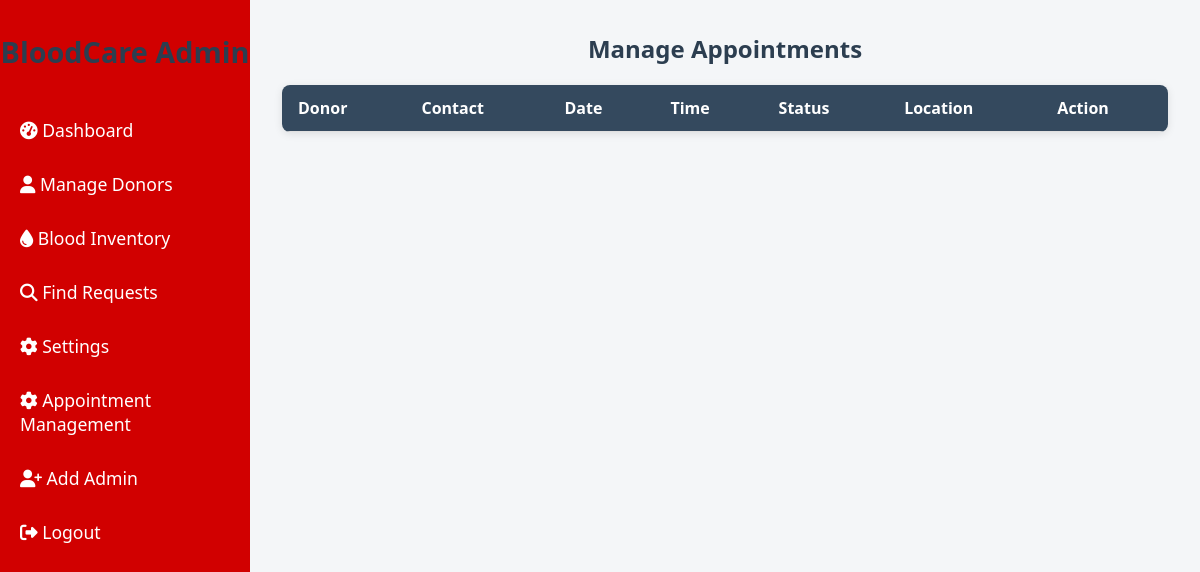
/admin_appointments.php (signed in), run on an earlier commit of the app's database.
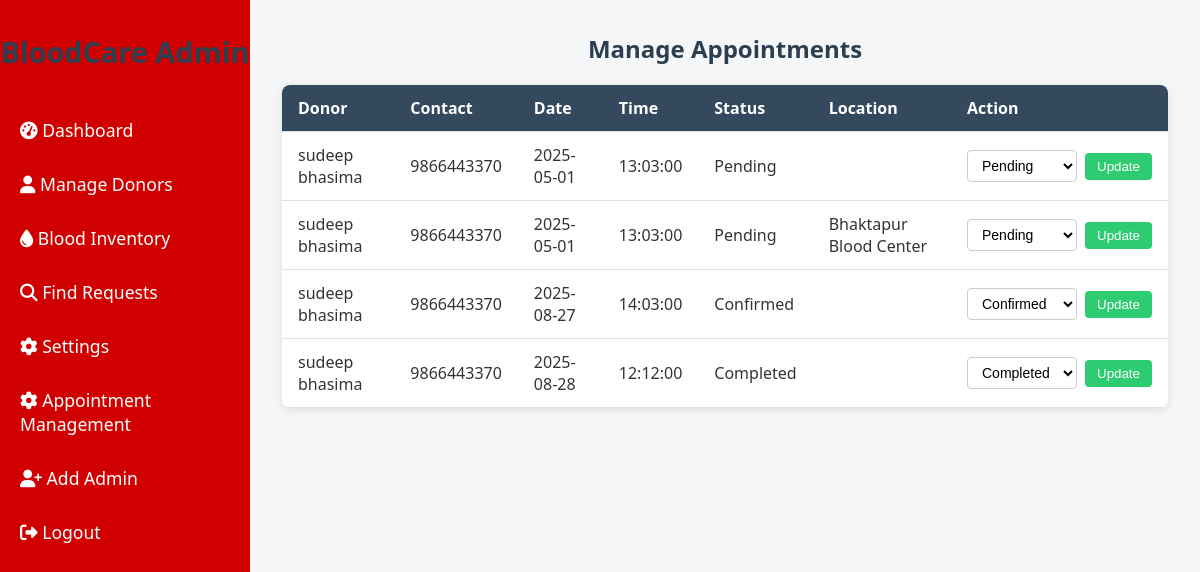
And on a later commit of the database.
### tables this page shows
CREATE TABLE `appointments` (
  `id` int(11) NOT NULL,
  `doners_id` int(11) NOT NULL,
  `appointment_date` date NOT NULL,
  `appointment_time` time NOT NULL,
  `status` enum('Pending','Confirmed','Completed','Cancelled') DEFAULT 'Pending',
  `created_at` timestamp NOT NULL DEFAULT current_timestamp(),
  `location` varchar(255) DEFAULT NULL
);

CREATE TABLE `doners` (
  `id` int(11) NOT NULL,
  `name` varchar(100) NOT NULL,
  `age` tinyint(4) NOT NULL,
  `gender` varchar(10) NOT NULL,
  `contact` varchar(25) NOT NULL,
  `email` varchar(150) NOT NULL,
  `password` varchar(255) NOT NULL,
  `blood_group` varchar(5) NOT NULL,
  `location` varchar(100) NOT NULL,
  `last_donation_date` date DEFAULT NULL,
  `times_donated` int(11) DEFAULT 0,
  `status` varchar(50) DEFAULT NULL
);

### admin_appointments.php (the view, shortened to what this page needs)
<?php
include 'connection.php';
$result = mysqli_query($con, "
    SELECT a.*, d.name, d.contact
    FROM appointments a
    JOIN doners d ON a.doners_id = d.id
    ORDER BY a.appointment_date
");
?>
<!DOCTYPE html>
<html lang="en">
<head>
    <link rel="stylesheet" href="https://cdnjs.cloudflare.com/ajax/libs/font-awesome/6.4.0/css/all.min.css">
</head>
<body>
<div class="sidebar">
    <h2>BloodCare Admin</h2>
    <ul>
        <li><a href="admin_dashboard.php"><i class="fas fa-tachometer-alt"></i> Dashboard</a></li>
        <li><a href="manage_donors.php"><i class="fas fa-user"></i> Manage Donors</a></li>
        <li><a href="blood_inventory.php"><i class="fas fa-tint"></i> Blood Inventory</a></li>
        <li><a href="finds_requests.php"><i class="fas fa-search"></i> Find Requests</a></li>
        <li><a href="admin_update.php"><i class="fas fa-cog"></i> Settings</a></li>
        <li><a href="admin_appointments.php"><i class="fas fa-cog"></i> Appointment Management</a></li>
        <li><a href="admin_register.php"><i class="fas fa-user-plus"></i> Add Admin</a></li>
        <li><a href="admin_logout.php"><i class="fas fa-sign-out-alt"></i> Logout</a></li>
    </ul>
</div>
<div class="main-content">
    <h2>Manage Appointments</h2>
    <table>
        <tr>
            <th>Donor</th>
            <th>Contact</th>
            <th>Date</th>
            <th>Time</th>
            <th>Status</th>
            <th>Location</th>
            <th>Action</th>
        </tr>
        <?php while ($row = mysqli_fetch_assoc($result)) { ?>
        <tr>
            <td><?= htmlspecialchars($row['name']) ?></td>
            <td><?= htmlspecialchars($row['contact']) ?></td>
            <td><?= htmlspecialchars($row['appointment_date']) ?></td>
            <td><?= htmlspecialchars($row['appointment_time']) ?></td>
            <td><?= htmlspecialchars($row['status']) ?></td>
            <td><?= htmlspecialchars($row['location']) ?></td>
            <td>
                <form method="POST">
                    <select name="status">
                        <?php
                        $statuses = ['Pending', 'Confirmed', 'Completed', 'Cancelled'];
                        foreach ($statuses as $s) {
                            $selected = ($row['status'] === $s) ? 'selected' : '';
                            echo "<option value=\"$s\" $selected>$s</option>";
                        }
                        ?>
                    </select>
                    <input type="submit" name="update_status" value="Update">
                </form>
            </td>
        </tr>
        <?php } ?>
    </table>
</div>
</body>
</html>

What changed in the data, as far as the page shows it:
added appointments: doners.name "sudeep bhasima", doners.contact "9866443370", appointment_date "2025-05-01", appointment_time "13:03:00", status "Pending"
added appointments: doners.name "sudeep bhasima", doners.contact "9866443370", appointment_date "2025-05-01", appointment_time "13:03:00", status "Pending", location "Bhaktapur Blood Center"
added appointments: doners.name "sudeep bhasima", doners.contact "9866443370", appointment_date "2025-08-27", appointment_time "14:03:00", status "Confirmed"
added appointments: doners.name "sudeep bhasima", doners.contact "9866443370", appointment_date "2025-08-28", appointment_time "12:12:00", status "Completed"
